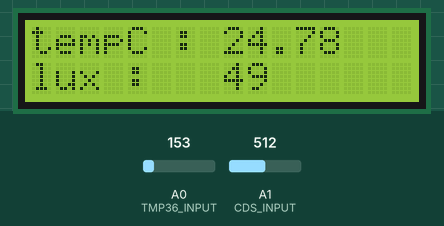
A sketch run on a simulated Arduino Uno, built with avr-gcc and run on an emulated ATmega328P. On the bench: 16×2 character LCD. Inputs (shaded band) come from the test bench; at power-on: A0 (TMP36_INPUT) = 153, A1 (CDS_INPUT) = 512. What the sketch prints to the serial monitor is not drawn.

Above: at 1.2 s.
1.3 s: A0 (TMP36_INPUT) set to 165
At 3.7 s:
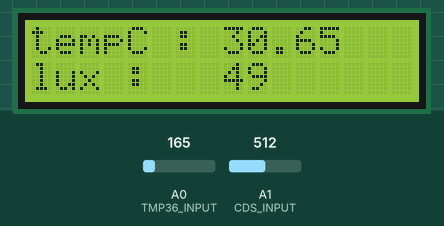
4.0 s: A1 (CDS_INPUT) set to 716
At 6.1 s:
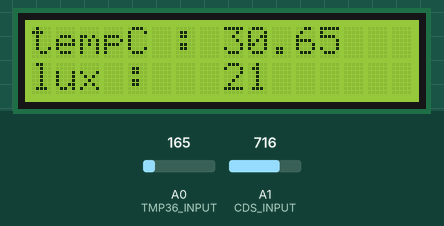
6.4 s: A0 (TMP36_INPUT) set to 175
At 7.7 s:
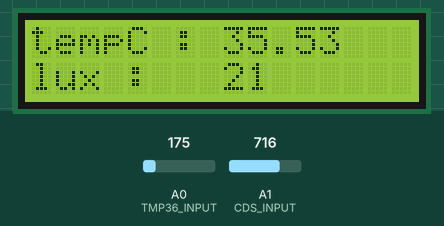
8.8 s: A1 (CDS_INPUT) set to 900
At 10.2 s:
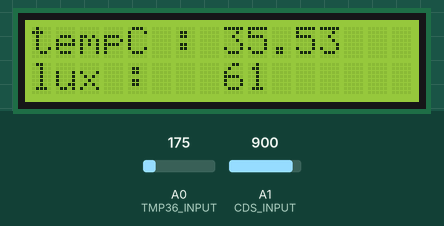
11.2 s: A0 (TMP36_INPUT) set to 191
At 12.8 s:
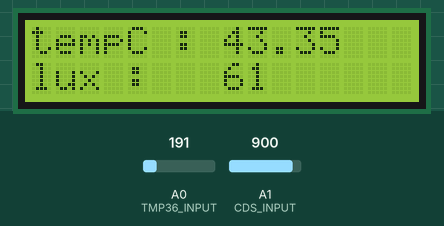
13.6 s: A1 (CDS_INPUT) set to 1023
At 15.3 s:
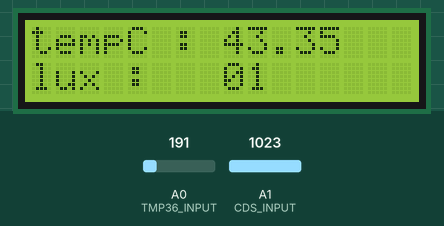
Timing chart, 0 to 16.8 s (numbered marks = the images above; inputs shaded):
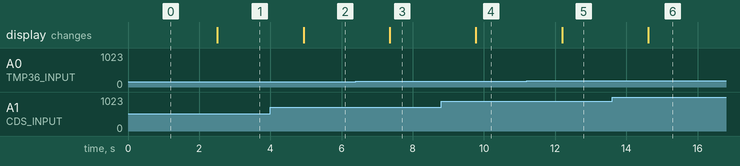

Measured:
- after the input at 1.3 s, the display: changes after 1.2 s (image 1)
- after the input at 4.0 s, the display: changes after 0.93 s (image 2)
- after the input at 6.4 s, the display: changes after 0.95 s (image 3)
- after the input at 8.8 s, the display: changes after 0.97 s (image 4)
- after the input at 11.2 s, the display: changes after 0.99 s (image 5)
- after the input at 13.6 s, the display: changes after 1.0 s (image 6)

The sketch:

arXX_cds_tmp36.ino
```cpp
//  temperature & lux
#define TMP36_INPUT 0
#define CDS_INPUT 1

// I2C 통신 라이브러리 설정
#include <Wire.h>
// I2C LCD 라리브러리 설정
#include <LiquidCrystal_I2C.h>

// LCD I2C address 설정 PCF8574:0x27, PCF8574A:0x3F
LiquidCrystal_I2C lcd(0x27,16,2);  // LCD address:0x27, 16X2 LCD, 0x3F

int ledR = 2;

void setup() {
  Serial.begin(9600);
  lcd.init(); // LCD 설정
  lcd.clear();      // LCD를 모두 지운다.
  lcd.backlight();  // 백라이트를 켠다.
  lcd.setCursor(0,0);
  lcd.print("tempC : ");
  lcd.setCursor(0,1);
  lcd.print("lux : ");

  pinMode(ledR, INPUT);
}

void loop() {
  // Temperature from TMP36
  int temp_value = analogRead(TMP36_INPUT);
  // converting that reading to voltage
  float voltage = temp_value * 5.0 * 1000;  // in mV
  voltage /= 1023.0;
  float tempC = (voltage - 500) / 10 ;

  // Lux from CdS (LDR)
  int cds_value = analogRead(CDS_INPUT);
  int lux = int(luminosity(cds_value));
//  Serial.print("ARnn,");
  Serial.print(tempC);
  Serial.print(", lux : ");
  Serial.println(lux);

  lcd.setCursor(8,0);
  lcd.print(tempC);
  lcd.setCursor(8,1);
  lcd.print(lux);
  delay(200);

  Serial.print("AR08, value = ");
  Serial.print(temp_value);
  Serial.print(" : ");

  Serial.print(voltage);
  Serial.print(" mV, ");

  Serial.print(" degrees C : ");
  delay(1000);

  if(lux < 10){
    digitalWrite(ledR, LOW);
  } else if(lux > 10){
    digitalWrite(ledR, HIGH);
  }
}

//Voltage to Lux
double luminosity (int RawADC0){
  double Vout=RawADC0*5.0/1023.0;  // 5/1023 (Vin = 5 V)
  double lux=(2500/Vout-500)/10.0;
  // lux = 500 / Rldr, Vout = Ildr*Rldr = (5/(10 + Rldr))*Rldr
  return lux;
}
```
